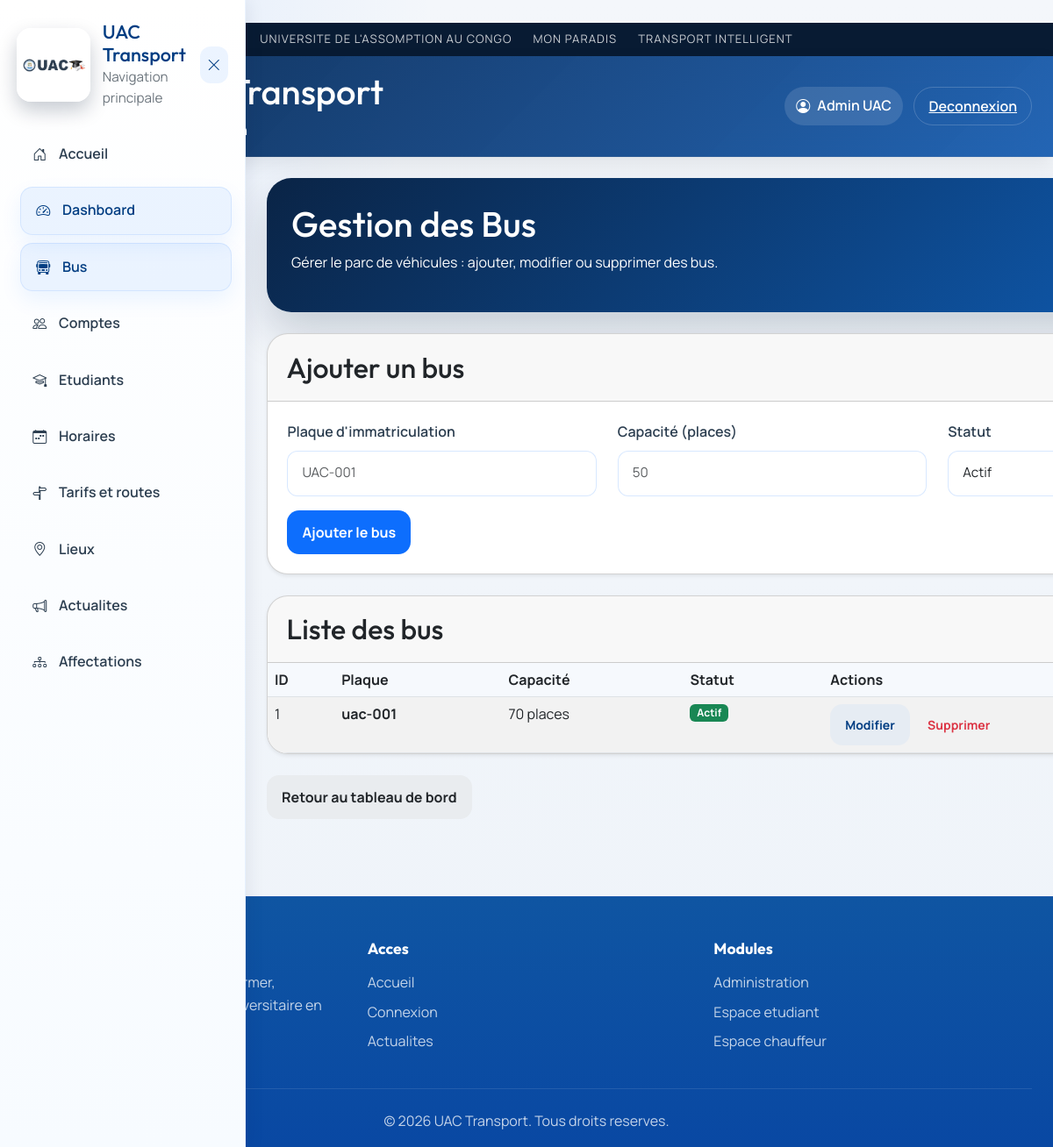
The page /admin/buses (signed in) on the database its author committed.
### tables this page shows
CREATE TABLE users (
        id INTEGER PRIMARY KEY AUTOINCREMENT,
        nom TEXT NOT NULL,
        email TEXT UNIQUE NOT NULL,
        password TEXT NOT NULL,
        role TEXT NOT NULL
    , telephone TEXT, permis TEXT, photo_path TEXT, matricule TEXT);

CREATE TABLE buses (
        id INTEGER PRIMARY KEY AUTOINCREMENT,
        plaque TEXT NOT NULL,
        capacite INTEGER,
        statut TEXT DEFAULT 'actif'
    , current_lat REAL, current_lon REAL, dernier_arret TEXT);

### app.py (the view, shortened to what this page needs)
@app.route("/admin/buses", methods=["GET", "POST"])
def admin_buses():
    if session.get("role") != "admin":
        return redirect(url_for("login"))
    conn = get_db()
    buses = conn.execute("SELECT * FROM buses").fetchall()
    conn.close()
    return render_template("admin/buses.html", buses=buses)

### app.py (called while the page is built)
def get_db():
    conn = sqlite3.connect(DATABASE)
    conn.row_factory = sqlite3.Row
    return conn

def get_current_user():
    user_id = session.get("user_id")
    if not user_id:
        return None
    conn = get_db()
    user = conn.execute("SELECT * FROM users WHERE id = ?", (user_id,)).fetchone()
    conn.close()
    return user

@app.context_processor
def inject_current_user():
    return {
        "current_user": get_current_user(),
        "profile_photo_url": profile_photo_url,
        "user_initials": get_user_initials,
    }

### templates/admin/buses.html (shortened to what this page needs)
﻿{% extends 'base.html' %}
{% block content %}
<div class="admin-page">
    <div class="page-header mb-4">
        <h1>Gestion des Bus</h1>
        <p class="text-muted">Gérer le parc de véhicules : ajouter, modifier ou supprimer des bus.</p>
    </div>
    <div class="admin-form-section">
        <div class="card shadow-sm">
            <div class="card-header">
                <h2>Ajouter un bus</h2>
            </div>
            <div class="card-body">
                <form method="POST" action="/admin/add_bus" class="row gy-3" data-validate>
                    <div class="col-md-4">
                        <label class="form-label">Plaque d'immatriculation</label>
                        <input type="text" name="plaque" class="form-control" placeholder="UAC-001" required>
                    </div>
                    <div class="col-md-4">
                        <label class="form-label">Capacité (places)</label>
                        <input type="number" name="capacite" class="form-control" placeholder="50" required>
                    </div>
                    <div class="col-md-4">
                        <label class="form-label">Statut</label>
                        <select name="statut" class="form-select" required>
                            <option value="actif">Actif</option>
                        </select>
                    </div>
                    <div class="col-md-12">
                        <button type="submit" class="btn btn-primary">Ajouter le bus</button>
                    </div>
                </form>
            </div>
        </div>
    </div>
    <div class="admin-list-section mt-4">
        <div class="card shadow-sm">
            <div class="card-header">
                <h2 class="mb-0">Liste des bus</h2>
            </div>
            <div class="card-body p-0">
                {% if buses %}
                <div class="table-responsive">
                    <table class="table table-striped mb-0">
                        <thead>
                            <tr>
                                <th>ID</th>
                                <th>Plaque</th>
                                <th>Capacité</th>
                                <th>Statut</th>
                                <th>Actions</th>
                            </tr>
                        </thead>
                        <tbody>
                            {% for bus in buses %}
                            <tr>
                                <td>{{ bus[0] }}</td>
                                <td><strong>{{ bus[1] }}</strong></td>
                                <td>{{ bus[2] }} places</td>
                                <td>
                                    {% if bus[3] == 'actif' %}
                                    <span class="badge bg-success">Actif</span>
                                    {% elif bus[3] == 'maintenance' %}
                                    <span class="badge bg-warning">Maintenance</span>
                                    {% else %}
                                    <span class="badge bg-danger">Indisponible</span>
                                    {% endif %}
                                </td>
                                <td>
                                    <a href="/admin/edit_bus/{{ bus[0] }}" class="btn btn-sm btn-outline-primary">Modifier</a>
                                    <a href="/admin/delete_bus/{{ bus[0] }}" class="btn btn-sm btn-outline-danger" onclick="return confirm('Confirmez la suppression?')">Supprimer</a>
                                </td>
                            </tr>
                            {% endfor %}
                        </tbody>
                    </table>
                </div>
                {% else %}
                <div class="p-4 text-center text-muted">
                    <p>Aucun bus disponible. Ajoutez-en un pour commencer.</p>
                </div>
                {% endif %}
            </div>
        </div>
    </div>
    <div class="mt-4">
        <a href="/admin" class="btn btn-secondary">Retour au tableau de bord</a>
    </div>
</div>
{% endblock %}

### templates/base.html (shortened to what this page needs)
<!DOCTYPE html>
<html lang="fr">
<head>
    <link href="https://cdn.jsdelivr.net/npm/bootstrap@5.3.0/dist/css/bootstrap.min.css" rel="stylesheet">
    <link rel="stylesheet" href="https://cdnjs.cloudflare.com/ajax/libs/font-awesome/6.4.0/css/all.min.css">
    <link rel="stylesheet" href="https://cdn.jsdelivr.net/npm/bootstrap-icons@1.10.5/font/bootstrap-icons.css">
    <link rel="stylesheet" href="{{ url_for('static', filename='css/style.css') }}">
</head>
<body class="{% block body_class %}{% endblock %}">
<header class="site-banner">
    <div class="banner-inner">
        <span class="banner-item">Universite de l'Assomption au Congo</span>
        <span class="banner-item">Mon Paradis</span>
        <span class="banner-item">Transport Intelligent</span>
    </div>
</header>
<header class="topbar">
    <div class="topbar-left">
        <button class="menu-btn" type="button" aria-label="Ouvrir le menu" onclick="toggleMenu()">
            <i class="bi bi-list"></i>
        </button>
        <a href="/" class="brand-wrap topbar-brand">
            <img src="{{ url_for('static', filename='img/uaclogo.png') }}" alt="UAC Logo" class="topbar-logo">
            <div>
                <h1>UAC Transport</h1>
                <p class="muted mb-0">
                    {% if session.get('role') == 'admin' %}
                    Administration
                    {% elif session.get('role') == 'student' %}
                    Espace etudiant
                    {% elif session.get('role') == 'driver' %}
                    Espace chauffeur
                    {% else %}
                    Suivi et actualites
                    {% endif %}
                </p>
            </div>
        </a>
    </div>
    <div class="topbar-actions">
        {% if session.get('user_id') %}
        <span class="topbar-user-chip">
            <i class="bi bi-person-circle"></i>
            {{ session.get('nom') }}
        </span>
        <a class="btn btn-link topbar-link" href="/logout">Deconnexion</a>
        {% else %}
        <a class="btn btn-link topbar-link" href="/login">Connexion</a>
        {% endif %}
    </div>
</header>
<aside id="sidebar" class="sidebar">
    <div class="sidebar-header">
        <div class="sidebar-brand">
            <img src="{{ url_for('static', filename='img/uaclogo.png') }}" alt="UAC Logo" class="sidebar-logo">
            <div>
                <h2>UAC Transport</h2>
                <p class="muted mb-0">Navigation principale</p>
            </div>
        </div>
        <button class="close-btn" type="button" aria-label="Fermer" onclick="toggleMenu()">
            <i class="bi bi-x-lg"></i>
        </button>
    </div>
    <nav class="sidebar-nav">
        <a href="/"><i class="bi bi-house-door"></i><span>Accueil</span></a>
        {% if session.get('role') == 'admin' %}
        <a href="/admin"><i class="bi bi-speedometer2"></i><span>Dashboard</span></a>
        <a href="/admin/buses"><i class="bi bi-bus-front"></i><span>Bus</span></a>
        <a href="/admin/users"><i class="bi bi-people"></i><span>Comptes</span></a>
        <a href="/admin/students"><i class="bi bi-mortarboard"></i><span>Etudiants</span></a>
        <a href="/admin/schedules"><i class="bi bi-calendar-week"></i><span>Horaires</span></a>
        <a href="/admin/routes"><i class="bi bi-signpost-split"></i><span>Tarifs et routes</span></a>
        <a href="/admin/locations"><i class="bi bi-geo-alt"></i><span>Lieux</span></a>
        <a href="/admin/news"><i class="bi bi-megaphone"></i><span>Actualites</span></a>
        <a href="/admin/assignments"><i class="bi bi-diagram-3"></i><span>Affectations</span></a>
        {% endif %}
    </nav>
</aside>
<main class="content">
    {% block content %}{% endblock %}
</main>
{% block footer %}
<footer class="footer">
    <div class="footer-content">
        <div class="footer-section">
            <h3>UAC Transport</h3>
            <p>Une plateforme moderne pour informer, organiser et suivre le transport universitaire en temps reel.</p>
        </div>
        <div class="footer-section">
            <h4>Acces</h4>
            <ul>
                <li><a href="/">Accueil</a></li>
                <li><a href="/login">Connexion</a></li>
                <li><a href="/">Actualites</a></li>
            </ul>
        </div>
        <div class="footer-section">
            <h4>Modules</h4>
            <ul>
                <li><a href="/admin">Administration</a></li>
                <li><a href="/student">Espace etudiant</a></li>
                <li><a href="/driver">Espace chauffeur</a></li>
            </ul>
        </div>
    </div>
    <div class="footer-bottom">
        <p class="mb-0">&copy; 2026 UAC Transport. Tous droits reserves.</p>
    </div>
</footer>
{% endblock %}
</body>
</html>

### rows shown on the page
users: get "Admin UAC"
buses: id "1", plaque "uac-001", capacite "70", statut "Actif"
